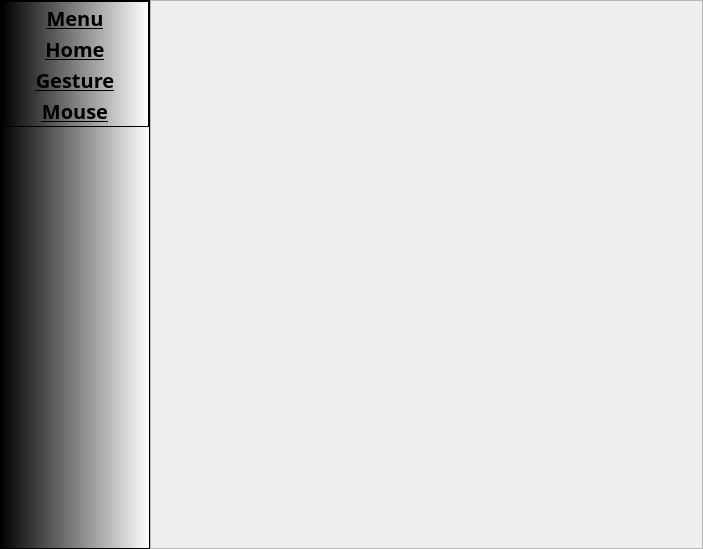
<?xml version="1.0" encoding="UTF-8"?>
<ui version="4.0">
 <class>MainWindow</class>
 <widget class="QMainWindow" name="MainWindow">
  <property name="geometry">
   <rect>
    <x>0</x>
    <y>0</y>
    <width>703</width>
    <height>549</height>
   </rect>
  </property>
  <property name="minimumSize">
   <size>
    <width>600</width>
    <height>400</height>
   </size>
  </property>
  <property name="windowTitle">
   <string>MainWindow</string>
  </property>
  <widget class="QWidget" name="centralwidget">
   <layout class="QHBoxLayout" name="horizontalLayout">
    <property name="spacing">
     <number>0</number>
    </property>
    <property name="leftMargin">
     <number>0</number>
    </property>
    <property name="topMargin">
     <number>0</number>
    </property>
    <property name="rightMargin">
     <number>0</number>
    </property>
    <property name="bottomMargin">
     <number>0</number>
    </property>
    <item>
     <layout class="QHBoxLayout" name="horizontalLayout_2">
      <property name="spacing">
       <number>0</number>
      </property>
      <item>
       <widget class="QFrame" name="frame">
        <property name="minimumSize">
         <size>
          <width>50</width>
          <height>0</height>
         </size>
        </property>
        <property name="maximumSize">
         <size>
          <width>150</width>
          <height>16777215</height>
         </size>
        </property>
        <property name="styleSheet">
         <string notr="true">background:qlineargradient(spread:pad, x1:0, y1:0, x2:1, y2:0, stop:0 rgba(0, 0, 0, 255), stop:1 rgba(255, 255, 255, 255))</string>
        </property>
        <property name="frameShape">
         <enum>QFrame::StyledPanel</enum>
        </property>
        <property name="frameShadow">
         <enum>QFrame::Raised</enum>
        </property>
        <layout class="QVBoxLayout" name="verticalLayout">
         <property name="spacing">
          <number>0</number>
         </property>
         <property name="leftMargin">
          <number>0</number>
         </property>
         <property name="topMargin">
          <number>0</number>
         </property>
         <property name="rightMargin">
          <number>0</number>
         </property>
         <property name="bottomMargin">
          <number>0</number>
         </property>
         <item alignment="Qt::AlignTop">
          <widget class="QFrame" name="frame_3">
           <property name="styleSheet">
            <string notr="true"/>
           </property>
           <property name="frameShape">
            <enum>QFrame::StyledPanel</enum>
           </property>
           <property name="frameShadow">
            <enum>QFrame::Raised</enum>
           </property>
           <layout class="QVBoxLayout" name="verticalLayout_2">
            <property name="spacing">
             <number>0</number>
            </property>
            <property name="leftMargin">
             <number>0</number>
            </property>
            <property name="topMargin">
             <number>0</number>
            </property>
            <property name="rightMargin">
             <number>0</number>
            </property>
            <property name="bottomMargin">
             <number>0</number>
            </property>
            <item>
             <widget class="QToolButton" name="toolButton_3">
              <property name="sizePolicy">
               <sizepolicy hsizetype="Minimum" vsizetype="Expanding">
                <horstretch>0</horstretch>
                <verstretch>0</verstretch>
               </sizepolicy>
              </property>
              <property name="font">
               <font>
                <family>Adobe 黑体 Std R</family>
                <pointsize>15</pointsize>
                <weight>75</weight>
                <italic>false</italic>
                <bold>true</bold>
                <underline>true</underline>
                <strikeout>false</strikeout>
                <kerning>true</kerning>
               </font>
              </property>
              <property name="mouseTracking">
               <bool>false</bool>
              </property>
              <property name="layoutDirection">
               <enum>Qt::LeftToRight</enum>
              </property>
              <property name="autoFillBackground">
               <bool>false</bool>
              </property>
              <property name="styleSheet">
               <string notr="true">border:none</string>
              </property>
              <property name="text">
               <string>Menu</string>
              </property>
              <property name="icon">
               <iconset resource="../../UI/res.qrc">
                <normaloff>:/icons/icons/menu.png</normaloff>:/icons/icons/menu.png</iconset>
              </property>
              <property name="iconSize">
               <size>
                <width>40</width>
                <height>40</height>
               </size>
              </property>
              <property name="toolButtonStyle">
               <enum>Qt::ToolButtonTextBesideIcon</enum>
              </property>
             </widget>
            </item>
            <item>
             <widget class="QToolButton" name="toolButton_4">
              <property name="sizePolicy">
               <sizepolicy hsizetype="Minimum" vsizetype="Expanding">
                <horstretch>0</horstretch>
                <verstretch>0</verstretch>
               </sizepolicy>
              </property>
              <property name="font">
               <font>
                <family>Adobe 黑体 Std R</family>
                <pointsize>15</pointsize>
                <weight>75</weight>
                <italic>false</italic>
                <bold>true</bold>
                <underline>true</underline>
                <strikeout>false</strikeout>
                <kerning>true</kerning>
               </font>
              </property>
              <property name="styleSheet">
               <string notr="true">border:none</string>
              </property>
              <property name="text">
               <string>Home</string>
              </property>
              <property name="icon">
               <iconset resource="../../UI/res.qrc">
                <normaloff>:/icons/icons/home.png</normaloff>:/icons/icons/home.png</iconset>
              </property>
              <property name="iconSize">
               <size>
                <width>40</width>
                <height>40</height>
               </size>
              </property>
              <property name="toolButtonStyle">
               <enum>Qt::ToolButtonTextBesideIcon</enum>
              </property>
             </widget>
            </item>
            <item>
             <widget class="QToolButton" name="toolButton">
              <property name="sizePolicy">
               <sizepolicy hsizetype="Minimum" vsizetype="Expanding">
                <horstretch>0</horstretch>
                <verstretch>0</verstretch>
               </sizepolicy>
              </property>
              <property name="font">
               <font>
                <family>Adobe 黑体 Std R</family>
                <pointsize>15</pointsize>
                <weight>75</weight>
                <italic>false</italic>
                <bold>true</bold>
                <underline>true</underline>
                <strikeout>false</strikeout>
                <kerning>true</kerning>
               </font>
              </property>
              <property name="styleSheet">
               <string notr="true">border:none</string>
              </property>
              <property name="text">
               <string>Gesture</string>
              </property>
              <property name="icon">
               <iconset resource="../../UI/res.qrc">
                <normaloff>:/icons/icons/zoom-in.png</normaloff>:/icons/icons/zoom-in.png</iconset>
              </property>
              <property name="iconSize">
               <size>
                <width>40</width>
                <height>40</height>
               </size>
              </property>
              <property name="toolButtonStyle">
               <enum>Qt::ToolButtonTextBesideIcon</enum>
              </property>
             </widget>
            </item>
            <item>
             <widget class="QToolButton" name="toolButton_2">
              <property name="sizePolicy">
               <sizepolicy hsizetype="Minimum" vsizetype="Expanding">
                <horstretch>0</horstretch>
                <verstretch>0</verstretch>
               </sizepolicy>
              </property>
              <property name="font">
               <font>
                <family>Adobe 黑体 Std R</family>
                <pointsize>15</pointsize>
                <weight>75</weight>
                <italic>false</italic>
                <bold>true</bold>
                <underline>true</underline>
                <strikeout>false</strikeout>
                <stylestrategy>PreferDefault</stylestrategy>
                <kerning>true</kerning>
               </font>
              </property>
              <property name="styleSheet">
               <string notr="true">border:none</string>
              </property>
              <property name="text">
               <string>Mouse</string>
              </property>
              <property name="icon">
               <iconset resource="../../UI/res.qrc">
                <normaloff>:/icons/icons/mouse.png</normaloff>:/icons/icons/mouse.png</iconset>
              </property>
              <property name="iconSize">
               <size>
                <width>40</width>
                <height>40</height>
               </size>
              </property>
              <property name="toolButtonStyle">
               <enum>Qt::ToolButtonTextBesideIcon</enum>
              </property>
             </widget>
            </item>
           </layout>
          </widget>
         </item>
        </layout>
       </widget>
      </item>
      <item>
       <widget class="QFrame" name="frame_2">
        <property name="frameShape">
         <enum>QFrame::StyledPanel</enum>
        </property>
        <property name="frameShadow">
         <enum>QFrame::Raised</enum>
        </property>
       </widget>
      </item>
     </layout>
    </item>
   </layout>
  </widget>
 </widget>
 <resources>
  <include location="../../UI/res.qrc"/>
 </resources>
 <connections/>
</ui>
